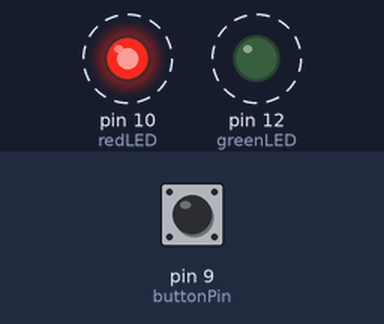
The sketch below on a simulated Arduino Uno, built with avr-gcc and run on an emulated ATmega328P. Shown: output pins drawn as LEDs (lit = HIGH). Dashed ring = blinking. The inputs (shaded band) are chosen by the test bench; at power-on: pin 9 (buttonPin) HIGH.

Above: at 4.8 s.
4.9 s: pin 9 (buttonPin) pulled LOW for 2.35 s
At 5.7 s:
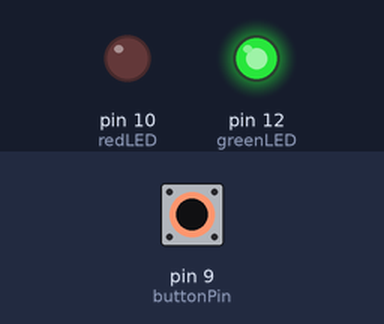
At 6.5 s:
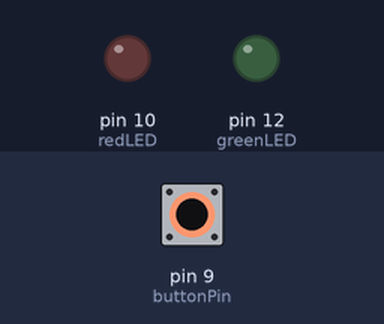
Timing chart, 0 to 8.0 s (numbered marks = the images above; inputs shaded):
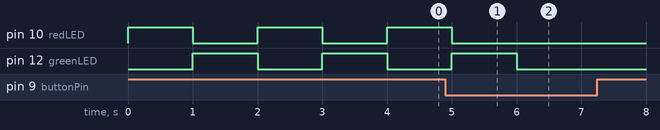

The sketch:

arduino_leds.ino
```cpp
// Pin definitions
const int redLED = 10;
const int greenLED = 12;
const int buttonPin = 9;

bool isRunning = true;  // Variable to track the state of the LEDs
bool lastButtonState = LOW; // Variable to store the last button state

// the setup function runs once when you press reset or power the board
void setup() {
  // initialize digital pins as outputs.
  pinMode(redLED, OUTPUT);
  pinMode(greenLED, OUTPUT);
  pinMode(buttonPin, INPUT_PULLUP); // initialize the push button pin as an input with an internal pull-up resistor
}

// the loop function runs over and over again forever
void loop() {
  // Read the current state of the button
  bool buttonState = digitalRead(buttonPin);

  // Check if the button was pressed
  if (buttonState == LOW && lastButtonState == HIGH) {
    // Toggle the state of the LEDs
    isRunning = !isRunning;
    // Debounce delay
    delay(50);
  }

  // Update the last button state
  lastButtonState = buttonState;

  if (isRunning) {
    digitalWrite(redLED, HIGH);   // turn the red LED on
    delay(1000);                  // wait for a second
    digitalWrite(redLED, LOW);    // turn the red LED off

    digitalWrite(greenLED, HIGH);  // turn the green LED on
    delay(1000);                   // wait for a second
    digitalWrite(greenLED, LOW);   // turn the green LED off
  } else {
    digitalWrite(redLED, LOW);    // ensure red LED is off
    digitalWrite(greenLED, LOW);  // ensure green LED is off
  }
}
```

Measured:
- after the input at 4.9 s, pin 10 (redLED): goes on until 5.0 s, then stays LOW; pin 12 (greenLED): goes on until 6.0 s, then stays LOW
- by itself, pin 10 (redLED), pin 12 (greenLED): alternates HIGH for 1.0 s and LOW for 1.0 s
